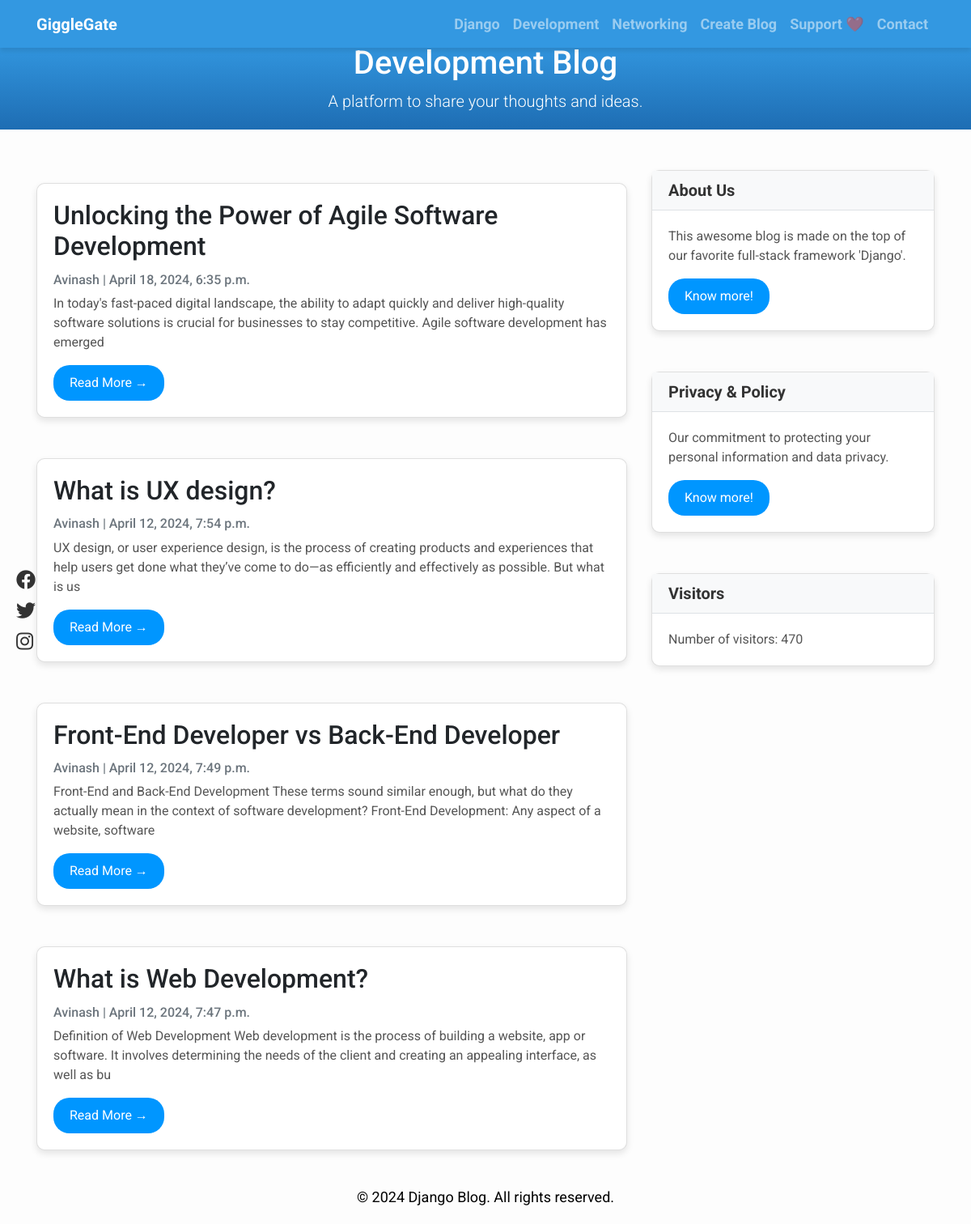
The app's page /development/ with its own data.
### Blog_app/models.py (models this page shows, shortened)
class Development(models.Model):
    title = models.CharField(max_length=200, unique=True)
    slug = models.SlugField(max_length=200, unique=True)
    author = models.ForeignKey(User, on_delete=models.CASCADE, related_name='development_posts')
    updated_on = models.DateTimeField(auto_now=True)
    content = models.TextField()
    created_on = models.DateTimeField(auto_now_add=True)
    status = models.IntegerField(choices=STATUS, default=0)
    image = models.ImageField(upload_to='images/', blank=True, null=True)
    class Meta:
        ordering = ['-created_on']

class VisitCounter(models.Model):
    count = models.IntegerField(default=0)

### Blog_app/views.py (the view)
# urls.py: path('development/', views.DevelopmentList.as_view(), name='development'),
class DevelopmentList(generic.ListView):
    queryset = Development.objects.filter(status=1).order_by('-created_on')
    template_name = 'development.html'
    def get_context_data(self, **kwargs):
        context = super().get_context_data(**kwargs)
        visit_counter, created = VisitCounter.objects.get_or_create()
        if created:
            visit_counter.save()
        visit_counter.count += 1
        visit_counter.save()
        context['visit_counter'] = visit_counter
        return context

### templates/development.html (shortened to what this page needs)
<!DOCTYPE html>
<html lang="en">
<head>
</head>
<body>
    {% extends "base.html" %}
    {% block content %}
    <header class="masthead text-center">
        <div class="container">
            <h1>Development Blog</h1>
            <p class="lead">A platform to share your thoughts and ideas.</p>
        </div>
    </header>
    <div class="container">
        <div class="row">
            <div class="col-md-8 mt-3 left">
                {% for development in development_list %}
                <div class="card mb-4">
                    <div class="card-body">
                        <h2 class="card-title">{{ development.title }}</h2>
                        <p class="card-text text-muted h6">{{ development.author }} | {{ development.created_on}} </p>
                        <p class="card-text">{{development.content|slice:":200" }}</p>
                        <a href="{% url 'development_detail' development.slug  %}" class="btn btn-primary">Read More &rarr;</a>
                    </div>
                </div>
                {% endfor %}
            </div>
            {% block sidebar %} {% include 'sidebar.html' %} {% endblock sidebar %}
        </div>
    </div>
    {% endblock %}

### templates/sidebar.html (shortened to what this page needs)
{% block sidebar %}
<div class="col-md-4 float-right">
    <div class="card">
        <h5 class="card-header">About Us</h5>
        <div class="card-body">
            <p class="card-text">This awesome blog is made on the top of our favorite full-stack framework 'Django'.</p>
            <a href="{% url 'about' %}" class="btn btn-primary">Know more!</a>
        </div>
    </div>
    <div class="card">
        <h5 class="card-header">Privacy & Policy</h5>
        <div class="card-body">
            <p class="card-text">Our commitment to protecting your personal information and data privacy.</p>
            <a href="{% url 'privacy' %}" class="btn btn-primary">Know more!</a>
        </div>
    </div>
    <div class="card">
        <h5 class="card-header">Visitors</h5>
        <div class="card-body">
            <p class="card-text">Number of visitors: {{ visit_counter.count }}</p>
        </div>
    </div>
</div>
{% endblock sidebar %}

### templates/base.html (style rules this page uses)
body { font-family: "Roboto", sans-serif; font-size: 16px; background-color: #f8f9fa; }
.masthead { background: linear-gradient(to bottom, #3398E1, #1E6DB3); color: #fff; padding: 4px 0; }

### templates/development.html (style rules this page uses)
body { font-family: "Roboto", sans-serif; font-size: 18px; background-color: #fdfdfd; margin-top: 50px; }
.card { box-shadow: 0 16px 48px #E3E7EB; }

### templates/sidebar.html (style rules this page uses)
.card { box-shadow: 0 4px 8px rgba(0, 0, 0, 0.1); border-radius: 10px; margin-bottom: 20px; margin-top: 50px; }
.card-header { background-color: #f8f9fa; border-bottom: 1px solid #dee2e6; font-weight: bold; color: #333; }
.card-body { padding: 20px; }
.card-text { font-size: 16px; color: #555; }
.btn { background-color: #0096FF; color: #fff; border: none; border-radius: 20px; padding: 10px 20px; font-size: 16px; transition: background-color 0.3s; }

### records on screen
Development: title "Unlocking the Power of Agile Software Development", author "Avinash", created_on "April 18, 2024, 6:35 p.m.", content "In today's fast-paced digital landscape, the ability to adapt quickly and deliver high-quality software solutions is crucial for businesses to stay competitive. Agile software development has emerged"
Development: title "What is UX design?", author "Avinash", created_on "April 12, 2024, 7:54 p.m.", content "UX design, or user experience design, is the process of creating products and experiences that help users get done what they’ve come to do—as efficiently and effectively as possible. But what is us"
Development: title "Front-End Developer vs Back-End Developer", author "Avinash", created_on "April 12, 2024, 7:49 p.m.", content "Front-End and Back-End Development These terms sound similar enough, but what do they actually mean in the context of software development? Front-End Development: Any aspect of a website, software"
Development: title "What is Web Development?", author "Avinash", created_on "April 12, 2024, 7:47 p.m.", content "Definition of Web Development Web development is the process of building a website, app or software. It involves determining the needs of the client and creating an appealing interface, as well as bu"
VisitCounter: count "470"
